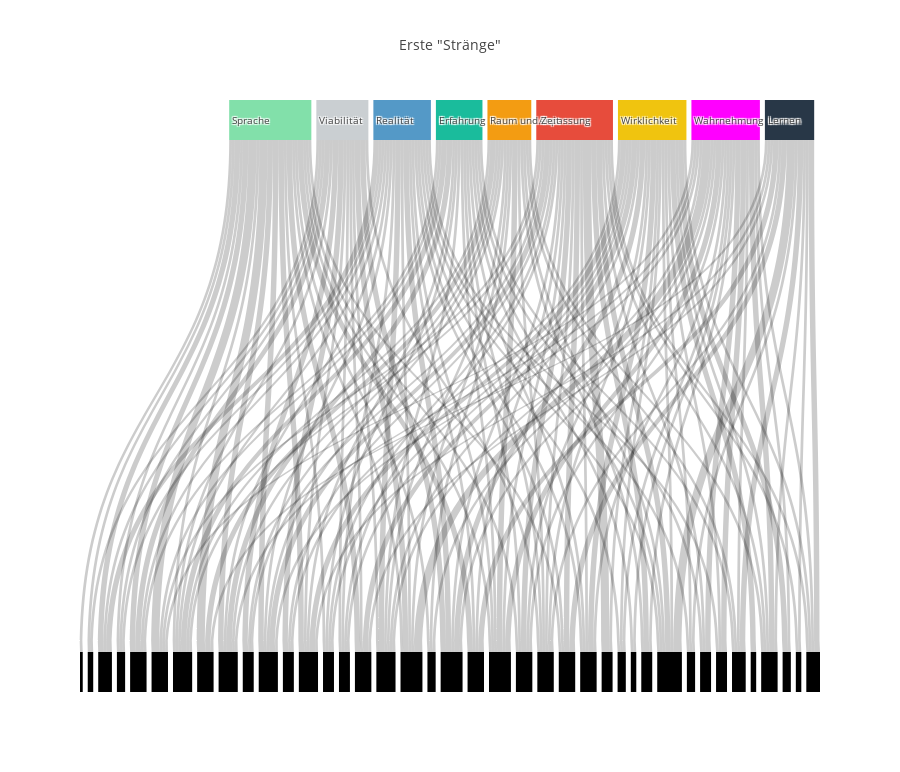

Write notebook code for a chart like this one.
### Code cell
import pandas as pd
import plotly.plotly as py
from plotly.offline import download_plotlyjs, init_notebook_mode, plot, iplot


data = pd.read_csv("data_parallel.csv")

color = {
	"Anpassung": "#E74C3C",
	"Erfahrung": "#1abc9c",
	"Lernen": "#283747",
	"Raum und Zeit": "#f39c12",
	"Realität": "#5499c7",
	"Wirklichkeit": "#f0c40f",
	"Sprache": "#82e0aa",
	"Viabilität": "#cacfd2",
	"Wahrnehmung": "#ff00ff",
}

themen = {
	"Anpassung": 0,
	"Erfahrung": 1,
	"Lernen": 2,
	"Raum und Zeit": 3,
	"Realität": 4,
	"Wirklichkeit": 5,
	"Sprache": 6,
	"Viabilität": 7,
	"Wahrnehmung": 8,
}

jahre = {}
for i, jahr in enumerate(range(1960, 2001)):
	jahre[jahr] = i

colors = [color[key] for key in sorted(color)]
labels1 = [thema for thema in sorted(color)]
labels2 = [color[key] for key in sorted(color)]
labels = labels1 + labels2

source = []
target = []
values = []

aggregation = data.groupby(['Thema', 'Jahr'])['Thema'].count()
for (k1, k2), v in aggregation.items():
	# print(k1, k2, v)
	source.append(themen[k1])
	target.append(k2)
	values.append(v)


data_trace = dict(
	type='sankey',
	domain=dict(
		x=[0, 1],
		y=[0, 1]
	),
	orientation="v",
	valueformat=".0f",
	node=dict(
		pad=5,
		thickness=40,
		line=dict(
			color="green",
			width=0
		),
		label=labels,
		color=colors
	),
	link=dict(
		source=source,
		target=target,
		value=values,

	)
)

layout = dict(
	title='Erste "Stränge"',
	height=772,
	font=dict(
		size=10
	),
)

fig = dict(data=[data_trace], layout=layout)
iplot(fig, validate=False)

### Figure 1 — Plotly figure (JSON) as saved in the notebook; plotly's stock layout.template omitted (floating-point values rounded to 4 significant figures; data arrays with more than 128 entries replaced by an {"elided": "..."} marker saying what was removed)
{"data": [{"domain": {"x": [0, 1], "y": [0, 1]}, "link": {"source": {"elided": "151 int values"}, "target": {"elided": "151 int values"}, "value": {"elided": "151 int values"}}, "node": {"color": ["#E74C3C", "#1abc9c", "#283747", "#f39c12", "#5499c7", "#82e0aa", "#cacfd2", "#ff00ff", "#f0c40f"], "label": ["Anpassung", "Erfahrung", "Lernen", "Raum und Zeit", "Realität", "Sprache", "Viabilität", "Wahrnehmung", "Wirklichkeit", "#E74C3C", "#1abc9c", "#283747", "#f39c12", "#5499c7", "#82e0aa", "#cacfd2", "#ff00ff", "#f0c40f"], "line": {"color": "green", "width": 0}, "pad": 5, "thickness": 40}, "orientation": "v", "type": "sankey", "valueformat": ".0f"}], "layout": {"font": {"size": 10}, "height": 772, "title": "Erste \"Stränge\""}}
